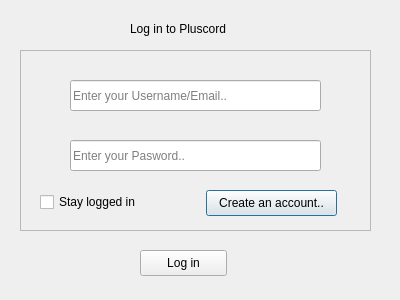
<?xml version="1.0" encoding="UTF-8"?>
<ui version="4.0">
 <class>Login</class>
 <widget class="QDialog" name="Login">
  <property name="geometry">
   <rect>
    <x>0</x>
    <y>0</y>
    <width>400</width>
    <height>300</height>
   </rect>
  </property>
  <property name="windowTitle">
   <string>Login</string>
  </property>
  <widget class="QFrame" name="login_frame">
   <property name="geometry">
    <rect>
     <x>20</x>
     <y>50</y>
     <width>351</width>
     <height>181</height>
    </rect>
   </property>
   <property name="frameShape">
    <enum>QFrame::Shape::StyledPanel</enum>
   </property>
   <property name="frameShadow">
    <enum>QFrame::Shadow::Raised</enum>
   </property>
   <widget class="QCheckBox" name="Login_save">
    <property name="geometry">
     <rect>
      <x>20</x>
      <y>140</y>
      <width>121</width>
      <height>24</height>
     </rect>
    </property>
    <property name="text">
     <string>Stay logged in</string>
    </property>
   </widget>
   <widget class="QLineEdit" name="login_username">
    <property name="geometry">
     <rect>
      <x>50</x>
      <y>30</y>
      <width>251</width>
      <height>31</height>
     </rect>
    </property>
    <property name="text">
     <string/>
    </property>
    <property name="placeholderText">
     <string>Enter your Username/Email..</string>
    </property>
   </widget>
   <widget class="QLineEdit" name="login_password">
    <property name="geometry">
     <rect>
      <x>50</x>
      <y>90</y>
      <width>251</width>
      <height>31</height>
     </rect>
    </property>
    <property name="text">
     <string/>
    </property>
    <property name="placeholderText">
     <string>Enter your Pasword..</string>
    </property>
   </widget>
   <widget class="QPushButton" name="Register_button">
    <property name="geometry">
     <rect>
      <x>186</x>
      <y>140</y>
      <width>131</width>
      <height>26</height>
     </rect>
    </property>
    <property name="text">
     <string>Create an account..</string>
    </property>
   </widget>
  </widget>
  <widget class="QPushButton" name="login_button">
   <property name="geometry">
    <rect>
     <x>140</x>
     <y>250</y>
     <width>87</width>
     <height>26</height>
    </rect>
   </property>
   <property name="text">
    <string>Log in</string>
   </property>
  </widget>
  <widget class="QLabel" name="label">
   <property name="geometry">
    <rect>
     <x>130</x>
     <y>20</y>
     <width>121</width>
     <height>18</height>
    </rect>
   </property>
   <property name="text">
    <string>Log in to Pluscord</string>
   </property>
  </widget>
 </widget>
 <resources/>
 <connections/>
</ui>
